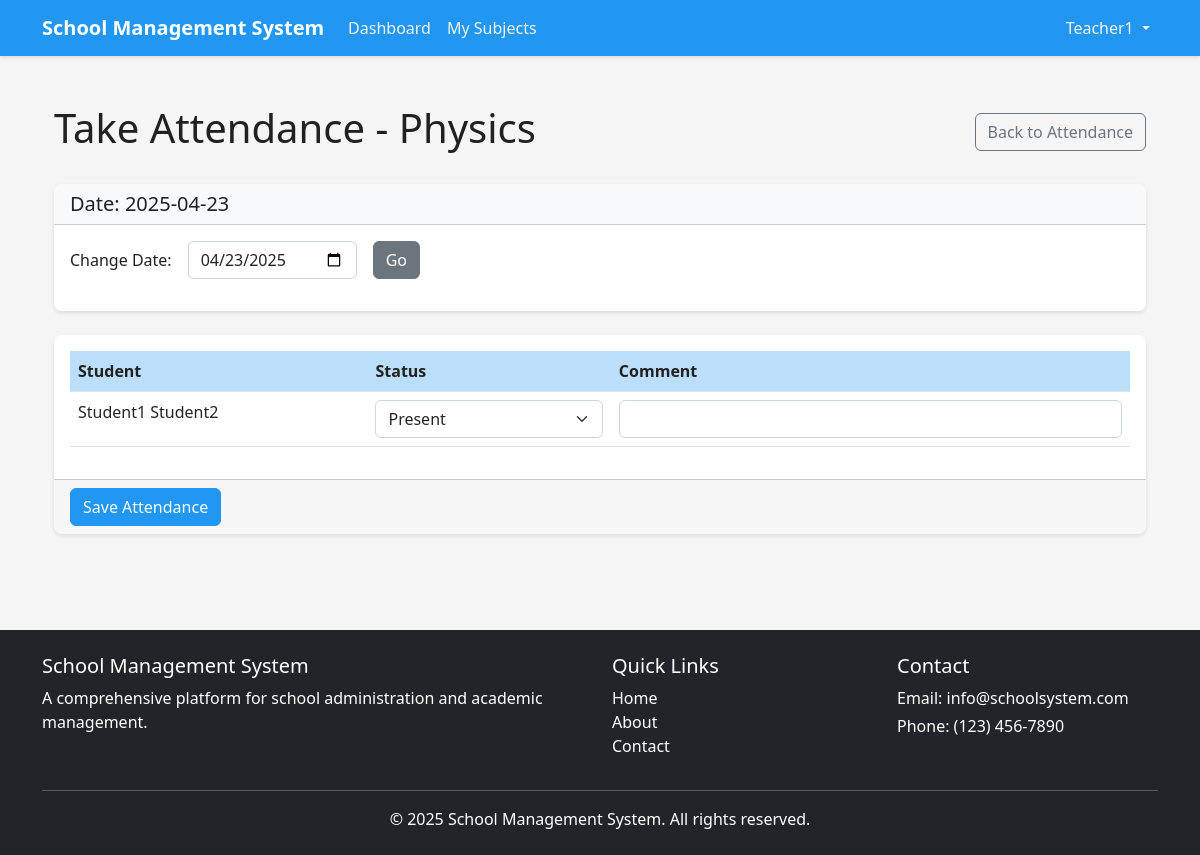
/teacher/subjects/1/attendance/take (signed in), run on the app's committed database.
### app/models/user.py (models this page shows, shortened)
class User(db.Model, UserMixin):
    id = db.Column(db.Integer, primary_key=True)
    school_id = db.Column(db.Integer, db.ForeignKey('school.id'), nullable=True)
    first_name = db.Column(db.String(50), nullable=False)
    last_name = db.Column(db.String(50), nullable=False)
    email = db.Column(db.String(120), unique=True, nullable=False)
    password_hash = db.Column(db.String(60), nullable=False)
    is_active = db.Column(db.Boolean, default=True)
    created_at = db.Column(db.DateTime, default=datetime.utcnow)
    updated_at = db.Column(db.DateTime, default=datetime.utcnow, onupdate=datetime.utcnow)
    roles = db.relationship('Role', secondary=user_roles, lazy='subquery',
                            backref=db.backref('users', lazy=True))
    school = db.relationship('School', backref='users')
    children = db.relationship(
        'User',
        secondary=parent_student,
        primaryjoin=(parent_student.c.parent_id == id),
        secondaryjoin=(parent_student.c.student_id == id),
        backref=db.backref('parents', lazy='dynamic'),
        lazy='dynamic'
    )
    teaching_subjects = db.relationship(
        'Subject',
        secondary=teacher_subject,
        lazy='subquery',
        backref=db.backref('teachers', lazy=True)
    )
    enrolled_subjects = db.relationship(
        'Subject',
        secondary=subject_enrollment,
        lazy='subquery',
        backref=db.backref('students', lazy=True)
    )
    grades = db.relationship('Grade', backref='student', lazy=True,
                            foreign_keys='Grade.student_id')
    attendances = db.relationship('Attendance', backref='student', lazy=True,
                                foreign_keys='Attendance.student_id')
    def has_role(self, role_name):
        return any(role.name == role_name for role in self.roles)
    def is_super_admin(self):
        return self.has_role('super_admin')
    def is_admin(self):
        return self.has_role('admin')
    def is_teacher(self):
        return self.has_role('teacher')
    @property
    def full_name(self):
        return f"{self.first_name} {self.last_name}"

### app/models/subject.py (models this page shows, shortened)
class Subject(db.Model):
    id = db.Column(db.Integer, primary_key=True)
    school_id = db.Column(db.Integer, db.ForeignKey('school.id'), nullable=False)
    code = db.Column(db.String(20), nullable=False)
    name = db.Column(db.String(100), nullable=False)
    description = db.Column(db.Text)
    grade_level = db.Column(db.String(20))
    credits = db.Column(db.Float, default=0)
    created_at = db.Column(db.DateTime, default=datetime.utcnow)
    updated_at = db.Column(db.DateTime, default=datetime.utcnow, onupdate=datetime.utcnow)
    assignments = db.relationship('Assignment', backref='subject', lazy=True)
    tests = db.relationship('Test', backref='subject', lazy=True)
    attendances = db.relationship('Attendance', backref='subject', lazy=True)
    grades = db.relationship('Grade', backref='subject', lazy=True,
                           foreign_keys='Grade.subject_id')
    schedule_items = db.relationship('ScheduleItem', backref='subject', lazy=True)

### app/views/teacher.py (the view, shortened to what this page needs)
@teacher.route('/subjects/<int:subject_id>/attendance/take', methods=['GET', 'POST'])
@login_required
@teacher_required
def take_attendance(subject_id):
    subject = Subject.query.get_or_404(subject_id)
    if subject not in current_user.teaching_subjects:
        flash('You are not assigned to this subject.', 'danger')
        return redirect(url_for('teacher.subjects_list'))
    students = subject.students
    date_str = request.args.get('date')
    if date_str:
        try:
            date = datetime.strptime(date_str, '%Y-%m-%d').date()
        except ValueError:
            date = datetime.now().date()
    else:
        date = datetime.now().date()
    attendance_records = {}
    for student in students:
        record = Attendance.query.filter_by(
            student_id=student.id,
            subject_id=subject_id,
            date=date
        ).first()
        attendance_records[student.id] = record
    return render_template(
        'teacher/attendance/take.html',
        subject=subject,
        students=students,
        attendance_records=attendance_records,
        date=date
    )

### app/models/user.py (called while the page is built)
@login_manager.user_loader
def load_user(user_id):
    return User.query.get(int(user_id))

### app/utils/access_control.py (called while the page is built)
def role_required(*roles):
    def decorator(f):
        @wraps(f)
        def decorated_function(*args, **kwargs):
            if not current_user.is_authenticated:
                flash('Please log in to access this page.', 'warning')
                return redirect(url_for('auth.login'))
            has_role = False
            for role in roles:
                if current_user.has_role(role):
                    has_role = True
                    break
            if not has_role:
                abort(403)
            return f(*args, **kwargs)
        return decorated_function
    return decorator

### run.py (called while the page is built)
@app.context_processor
def inject_now():
    return {'now': datetime.utcnow()}

### app/templates/teacher/attendance/take.html (shortened to what this page needs)
{% extends 'base.html' %}
{% block content %}
<div class="container py-4">
    <div class="d-flex justify-content-between align-items-center mb-4">
        <h1>Take Attendance - {{ subject.name }}</h1>
        <a href="{{ url_for('teacher.attendance_list', subject_id=subject.id) }}" class="btn btn-outline-secondary">Back to Attendance</a>
    </div>
    <div class="card mb-4">
        <div class="card-header bg-light">
            <h5 class="mb-0">Date: {{ date.strftime('%Y-%m-%d') }}</h5>
        </div>
        <div class="card-body">
            <form method="GET" class="mb-3">
                <div class="row g-3 align-items-center">
                    <div class="col-auto">
                        <label for="date" class="col-form-label">Change Date:</label>
                    </div>
                    <div class="col-auto">
                        <input type="date" id="date" name="date" class="form-control" value="{{ date.strftime('%Y-%m-%d') }}">
                    </div>
                    <div class="col-auto">
                        <button type="submit" class="btn btn-secondary">Go</button>
                    </div>
                </div>
            </form>
        </div>
    </div>
    {% if students %}
        <form method="POST">
            <div class="card">
                <div class="card-body">
                    <div class="table-responsive">
                        <table class="table table-hover">
                            <thead>
                                <tr>
                                    <th>Student</th>
                                    <th>Status</th>
                                    <th>Comment</th>
                                </tr>
                            </thead>
                            <tbody>
                                {% for student in students %}
                                    <tr>
                                        <td>{{ student.full_name }}</td>
                                        <td>
                                            <select name="status_{{ student.id }}" class="form-select">
                                                <option value="present" {% if attendance_records.get(student.id) and attendance_records[student.id].status == 'present' %}selected{% endif %}>Present</option>
                                            </select>
                                        </td>
                                        <td>
                                            <input type="text" name="comment_{{ student.id }}" class="form-control" value="{{ attendance_records.get(student.id).comment if attendance_records.get(student.id) else '' }}">
                                        </td>
                                    </tr>
                                {% endfor %}
                            </tbody>
                        </table>
                    </div>
                </div>
                <div class="card-footer">
                    <button type="submit" class="btn btn-primary">Save Attendance</button>
                </div>
            </div>
        </form>
    {% else %}
        <div class="alert alert-info">No students enrolled in this subject.</div>
    {% endif %}
</div>
{% endblock %}

### app/templates/base.html (shortened to what this page needs)
<!DOCTYPE html>
<html lang="en">
<head>
    <link rel="stylesheet" href="{{ url_for('static', filename='css/bootstrap.min.css') }}">
    <link rel="stylesheet" href="{{ url_for('static', filename='css/style.css') }}">
</head>
<body>
    <header>
        <nav class="navbar navbar-expand-lg navbar-dark bg-primary">
            <div class="container">
                <a class="navbar-brand" href="{{ url_for('main.index') }}">
                    <span class="fw-bold">School Management System</span>
                </a>
                <div class="collapse navbar-collapse" id="navbarNav">
                    <ul class="navbar-nav me-auto">
                        {% if current_user.is_authenticated %}
                            {% if current_user.is_super_admin() %}
                                <li class="nav-item">
                                    <a class="nav-link" href="{{ url_for('super_admin.dashboard') }}">Dashboard</a>
                                </li>
                                <li class="nav-item">
                                    <a class="nav-link" href="{{ url_for('super_admin.schools_list') }}">Schools</a>
                                </li>
                                <li class="nav-item">
                                    <a class="nav-link" href="{{ url_for('super_admin.admins_list') }}">Administrators</a>
                                </li>
                            {% elif current_user.is_teacher() %}
                                <li class="nav-item">
                                    <a class="nav-link" href="{{ url_for('teacher.dashboard') }}">Dashboard</a>
                                </li>
                                <li class="nav-item">
                                    <a class="nav-link" href="{{ url_for('teacher.subjects_list') }}">My Subjects</a>
                                </li>
                            {% endif %}
                        {% endif %}
                    </ul>
                    <ul class="navbar-nav">
                        {% if current_user.is_authenticated %}
                            <li class="nav-item dropdown">
                                <a class="nav-link dropdown-toggle" href="#" id="userDropdown" role="button" data-bs-toggle="dropdown">
                                    {{ current_user.first_name }}
                                </a>
                            </li>
                        {% else %}
                            <li class="nav-item">
                                <a class="nav-link" href="{{ url_for('auth.login') }}">Login</a>
                            </li>
                        {% endif %}
                    </ul>
                </div>
            </div>
        </nav>
    </header>
    <main class="container my-4">
        {% block content %}{% endblock %}
    </main>
    <footer class="bg-dark text-white py-4 mt-5">
        <div class="container">
            <div class="row">
                <div class="col-md-6">
                    <h5>School Management System</h5>
                    <p>A comprehensive platform for school administration and academic management.</p>
                </div>
                <div class="col-md-3">
                    <h5>Quick Links</h5>
                    <ul class="list-unstyled">
                        <li><a href="{{ url_for('main.index') }}" class="text-decoration-none text-white">Home</a></li>
                        <li><a href="{{ url_for('main.about') }}" class="text-decoration-none text-white">About</a></li>
                        <li><a href="{{ url_for('main.contact') }}" class="text-decoration-none text-white">Contact</a></li>
                    </ul>
                </div>
                <div class="col-md-3">
                    <h5>Contact</h5>
                    <address class="mb-0">
                        <p class="mb-1">Email: info@schoolsystem.com</p>
                        <p class="mb-1">Phone: (123) 456-7890</p>
                    </address>
                </div>
            </div>
            <hr>
            <div class="text-center">
                <p class="mb-0">&copy; {{ now.year }} School Management System. All rights reserved.</p>
            </div>
        </div>
    </footer>
</body>
</html>

### app/static/css/style.css (style rules this page uses)
:root { --primary-color: #2196f3; --primary-dark: #1976d2; --primary-light: #bbdefb; --secondary-color: #4caf50; --secondary-dark: #388e3c; --secondary-light: #c8e6c9; --accent-color: #009688; --text-dark: #212121; --text-medium: #757575; --text-light: #f5f5f5; --background-light: #ffffff; --background-grey: #f5f5f5; --danger-color: #f44336; --warning-color: #ff9800; --success-color: #4caf50; --info-color: #2196f3; }
body { font-family: 'Segoe UI', Tahoma, Geneva, Verdana, sans-serif; color: var(--text-dark); background-color: var(--background-grey); min-height: 100vh; display: flex; flex-direction: column; }
main { flex: 1; }
.btn-primary { background-color: var(--primary-color); border-color: var(--primary-color); }
.bg-primary { background-color: var(--primary-color) !important; }
.card { border-radius: 8px; overflow: hidden; border: none; box-shadow: 0 2px 4px rgba(0, 0, 0, 0.1); transition: all 0.3s ease; }
.card-header { font-weight: 600; }
.table th { background-color: var(--primary-light); color: var(--text-dark); font-weight: 600; }
.navbar { box-shadow: 0 2px 4px rgba(0, 0, 0, 0.1); }
.navbar-brand { font-weight: 700; }
.navbar-dark .navbar-nav .nav-link { color: var(--text-light); }
footer { padding: 2rem 0; margin-top: auto; }

### data on the page
User: first_name "Teacher1"
Subject: name "Physics"
User: full_name "Student1 Student2", id "Present"
